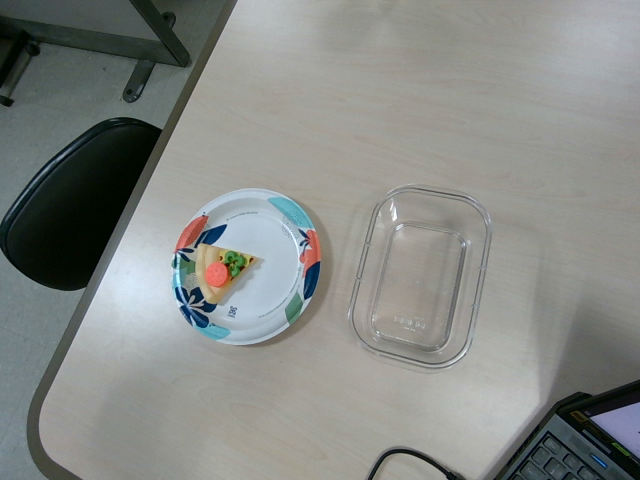
#> input picture datasets/sample_0/subtask1/camera_h/image_left.png, 640 x 480 px; the run also reads 1 picture not shown here
$ python 3dpointcloud.py --path ../datasets/sample_0/subtask1/camera_h/image_left.png --output out.png
#> lines starting #> are read from the running program, lines starting #| are printed output that depends on the picture
import open3d as o3d
import numpy as np
import cv2
import argparse

# 1. 파일 경로 설정
rgb_path = '../datasets/sample_0/subtask1/camera_h/image_left.png'
depth_path = '../datasets/sample_0/subtask1/camera_h/depth_image_raw16.png'

parser = argparse.ArgumentParser()
parser.add_argument('--path', type=str, required=True)
parser.add_argument('--output', type=str, required=True,
                    help="Output point cloud file path")
args = parser.parse_args()


path = args.path
output_path = args.output

# 2. 이미지 불러오기
rgb = cv2.imread(rgb_path)
#> rgb is the input picture: shape (480, 640, 3); mean B, G, R 132.3, 136.2, 132.9
depth = cv2.imread(depth_path, cv2.IMREAD_UNCHANGED)  # uint16
mask = cv2.imread(path, cv2.IMREAD_GRAYSCALE)    # mask는 grayscale (0:배경, 255:객체)
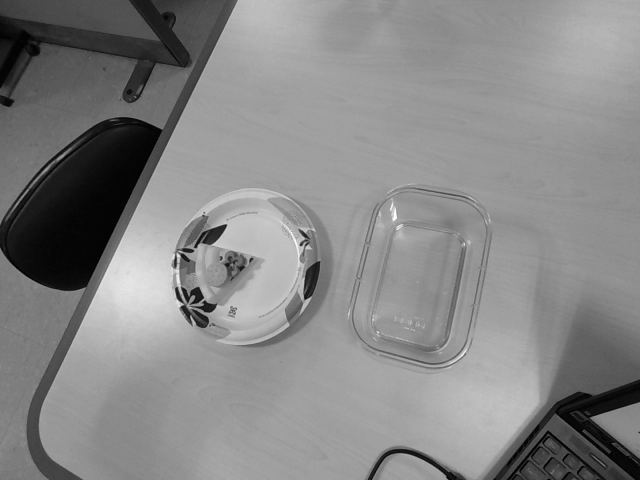
#> mask: shape (480, 640); min 0, max 253, mean 134.3

# 3. Depth 카메라 intrinsic
depth_intrinsic = {
    "fx": 394.7567443847656,
    "fy": 394.7567443847656,
    "cx": 321.34881591796875,
    "cy": 240.4374542236328,
    "width": 640,
    "height": 480
}

# 4. Color 카메라 intrinsic
color_intrinsic = {
    "fx": 385.76702880859375,
    "fy": 385.0887145996094,
    "cx": 327.74560546875,
    "cy": 244.9661102294922,
    "width": 640,
    "height": 480
}

# 5. Depth to Color Extrinsic
R = np.array([
    [0.9999993, -0.0011171, -0.0002352],
    [0.0011170, 0.9999993, -0.0004513],
    [0.0002357, 0.0004511, 0.9999999]
])
t = np.array([-0.05923, -0.000169, 0.0002484])

# 6. 포인트 클라우드 복원
points = []
colors = []
depth_scale = 1000.0  # mm to meters

for v in range(depth.shape[0]):
    for u in range(depth.shape[1]):
        d = depth[v, u] / depth_scale
        if d == 0 or d > 2.5:
            continue

        # Depth 카메라 기준 3D 복원
        x = (u - depth_intrinsic['cx']) * d / depth_intrinsic['fx']
        y = (v - depth_intrinsic['cy']) * d / depth_intrinsic['fy']
        z = d
        p_depth = np.array([x, y, z])

        # Depth -> Color extrinsic 적용
        p_color = R @ p_depth + t

        # Color 카메라로 투영
        u_color = int((p_color[0] * color_intrinsic['fx']) / p_color[2] + color_intrinsic['cx'])
        v_color = int((p_color[1] * color_intrinsic['fy']) / p_color[2] + color_intrinsic['cy'])

        if 0 <= u_color < color_intrinsic['width'] and 0 <= v_color < color_intrinsic['height']:
            # (u_color, v_color) 위치에서 mask 확인
            if mask[v_color, u_color] == 0:
                continue  # mask가 0(배경) 이면 skip

            color = rgb[v_color, u_color, :] / 255.0  # RGB 색상
            points.append(p_depth)
            colors.append(color)
#> after the loop, colors = 264599 items; points = 264599 items

# 7. PointCloud 생성
pcd = o3d.geometry.PointCloud()
pcd.points = o3d.utility.Vector3dVector(np.array(points))
pcd.colors = o3d.utility.Vector3dVector(np.array(colors))

# 8. 시각화 함수 정의
def custom_draw_geometry(pcd):
    vis = o3d.visualization.Visualizer()
    vis.create_window()
    vis.add_geometry(pcd)
    vis.poll_events()
    vis.update_renderer()

    ctr = vis.get_view_control()
    ctr.set_front([0.0, 0.0, -1.0])
    ctr.set_lookat([0.0, 0.0, 0.0])
    ctr.set_up([0.0, -1.0, 0.0])
    ctr.set_zoom(0.5)

    vis.run()
    vis.destroy_window()

o3d.io.write_point_cloud(output_path, pcd)

# 9. 시각화 호출
custom_draw_geometry(pcd)
